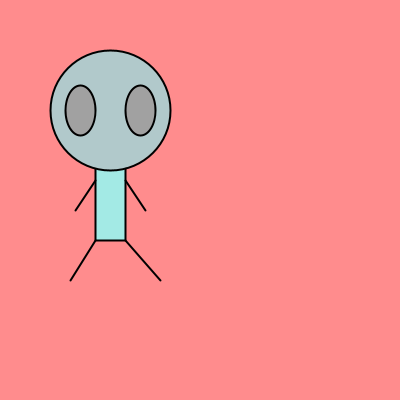
Frame 1 (no input)
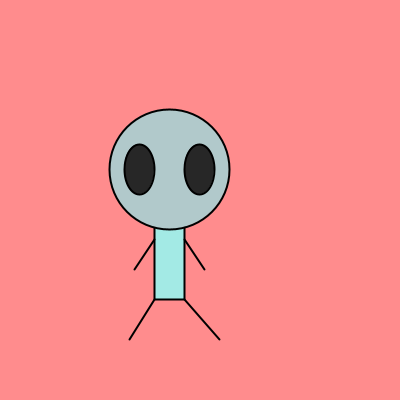
Frame 60 (the mouse pressed at the canvas centre just before this capture)
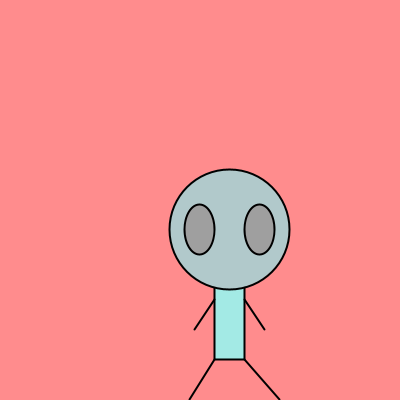
Frame 120 (the mouse held since frame 60 and released just before this capture)

The Processing sketch that drew these frames (run headless with seeded random() and noise(); from frame 60 on, the mouse is pressed at the canvas centre):

// Processing sketch: processing_67732
// ── processing_67732.pde

int x = 0;
int y = 0;

void setup() {
  size(400,400);
  
 
}

void draw() {
  background(280,140,141);
  strokeWeight(2);
 fill(163,234,229);
 rect(x + 95, y + 140,30,100);
 line(x + 95,y + 180,x + 75,y + 210);
 line(x + 125,y + 180,x + 145,y + 210);
 line(x + 95,y + 240,x + 70,y + 280);
line(x+ 125,y + 240,x + 160,y + 280);
 fill(177,201,203);
ellipse(x + 110,y + 110,120,120);
fill(random(0,250));
ellipse(x + 80,y + 110,30,50);
ellipse(x + 140,y + 110,30,50);

x = x + 1;
y = y + 1;


}
